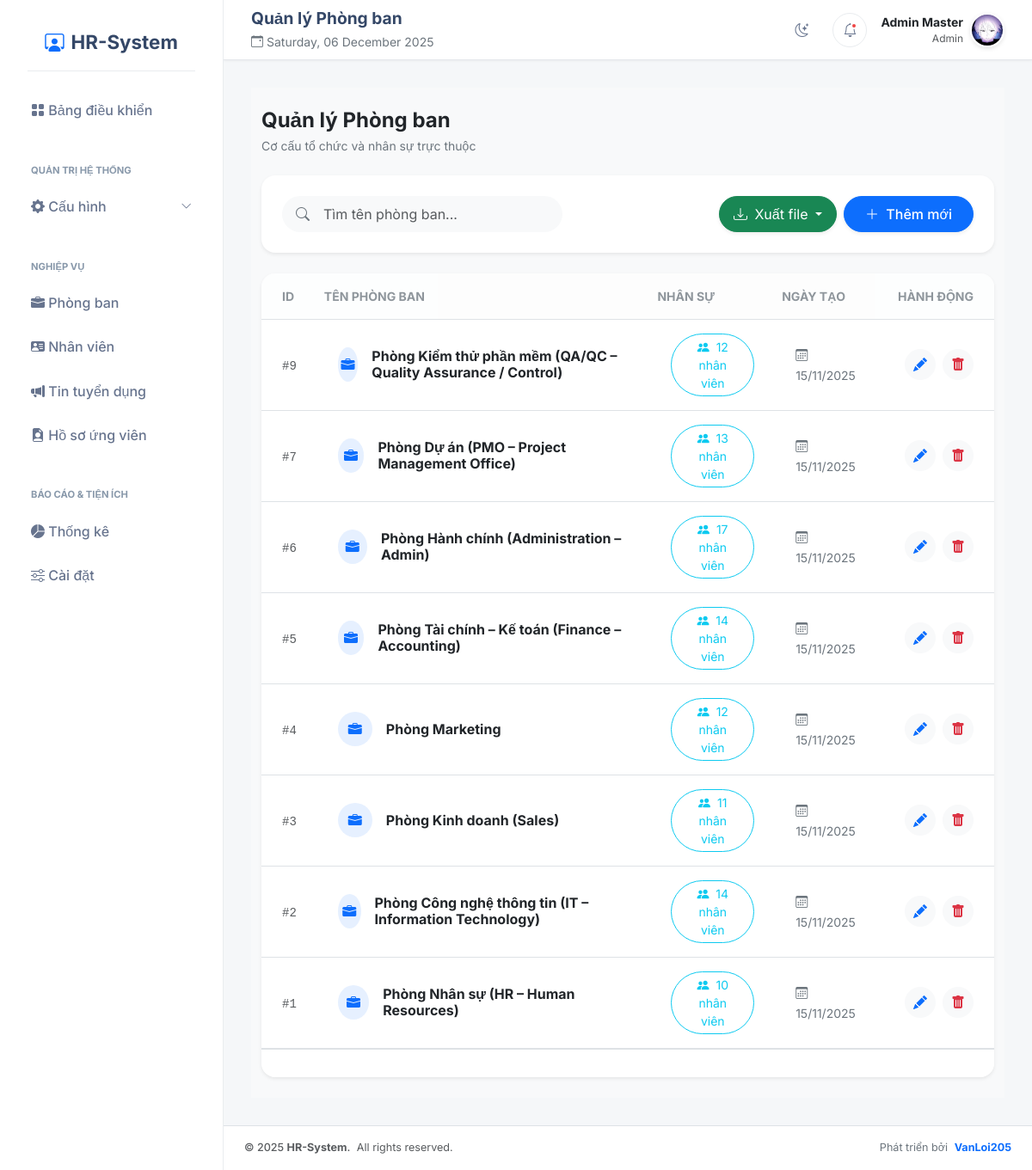
/public/departments (signed in), run on the app's committed database.
### tables this page shows
CREATE TABLE `departments` (
  `id` int unsigned NOT NULL AUTO_INCREMENT,
  `name` varchar(150) NOT NULL,
  `created_at` timestamp NOT NULL DEFAULT CURRENT_TIMESTAMP,
  PRIMARY KEY (`id`),
  UNIQUE KEY `name_unique` (`name`)
);

### src/Core/functions.php (called while the page is built, shortened)
<?php
function view($path, $attributes = [])
{
    require BASE_PATH . 'views/layouts/master.view.php';
}
function e($value)
{
    return htmlspecialchars($value ?? '', ENT_QUOTES, 'UTF-8');
}

### src/Controllers/DepartmentController.php (called while the page is built, shortened)
<?php
class DepartmentController extends Controller
{
    protected $departmentModel;
    public function __construct()
    {
        $this->departmentModel = new Department();
    }
    public function index()
    {
        $keyword = isset($_GET['keyword']) ? trim($_GET['keyword']) : '';
        $page    = isset($_GET['page']) ? (int)$_GET['page'] : 1;
        $limit  = 10;
        $offset = ($page - 1) * $limit;
        $departments = $this->departmentModel->getPaginated($keyword, $limit, $offset);
        $totalRecords = $this->departmentModel->countAll($keyword);
        $totalPages = ceil($totalRecords / $limit);
        $data = [
            'title'        => 'Quản lý Phòng ban',
            'departments'  => $departments,
            'currentPage'  => $page,
            'totalPages'   => $totalPages,
            'totalRecords' => $totalRecords,
            'keyword'      => $keyword
        ];
        return view('departments/index', $data);
    }
}

### public/index.php (called while the page is built, shortened)
<?php
    require BASE_PATH . 'src/Core/functions.php';
    $router = new \App\Core\Router();
    $router->get('/login', 'AuthController@index');
    $router->post('/login', 'AuthController@login');
    $router->get('/logout', 'AuthController@logout');
    $router->get('/profile', 'ProfileController@index');
    $router->post('/profile/update', 'ProfileController@update');
    $router->post('/profile/update-info', 'ProfileController@updateInfo');
    $router->post('/profile/change-password', 'ProfileController@changePassword');
    $router->get('/users', 'UserController@index');
    $router->get('/users/create', 'UserController@create');
    $router->post('/users', 'UserController@store');
    $router->get('/users/edit', 'UserController@edit');
    $router->post('/users/update', 'UserController@update');
    $router->post('/users/delete', 'UserController@destroy');
    $router->get('/users/export-excel', 'UserController@exportExcel');
    $router->get('/users/export-pdf', 'UserController@exportPDF');
    $router->get('/departments', 'DepartmentController@index');
    $router->get('/departments/create', 'DepartmentController@create');
    $router->post('/departments', 'DepartmentController@store');
    $router->get('/departments/edit', 'DepartmentController@edit');
    $router->post('/departments/update', 'DepartmentController@update');
    $router->post('/departments/delete', 'DepartmentController@destroy');
    $router->get('/departments/employees', 'DepartmentController@apiGetEmployees');
    $router->get('/departments/export-excel', 'DepartmentController@exportExcel');
    $router->get('/departments/export-pdf', 'DepartmentController@exportPDF');
    $router->get('/departments/api/employees', 'DepartmentController@apiGetEmployees');
    $router->get('/employees', 'EmployeeController@index');
    $router->get('/employees/create', 'EmployeeController@create');
    $router->post('/employees', 'EmployeeController@store');
    $router->get('/employees/edit', 'EmployeeController@edit');
    $router->post('/employees/update', 'EmployeeController@update');
    $router->post('/employees/delete', 'EmployeeController@destroy');
    $router->get('/employees/export-excel', 'EmployeeController@exportExcel');
    $router->get('/employees/export-pdf', 'EmployeeController@exportPDF');
    $router->get('/recruiters', 'RecruiterController@index');
    $router->get('/recruiters/create', 'RecruiterController@create');
    $router->post('/recruiters', 'RecruiterController@store');
    $router->get('/recruiters/edit', 'RecruiterController@edit');
    $router->post('/recruiters/update', 'RecruiterController@update');
    $router->post('/recruiters/delete', 'RecruiterController@destroy');
    $router->get('/recruiters/export-excel', 'RecruiterController@exportExcel');
    $router->get('/fields', 'FieldController@index');
    $router->get('/fields/create', 'FieldController@create');
    $router->post('/fields', 'FieldController@store');
    $router->get('/fields/edit', 'FieldController@edit');
    $router->post('/fields/update', 'FieldController@update');
    $router->post('/fields/delete', 'FieldController@destroy');
    $router->get('/fields/export-excel', 'FieldController@exportExcel');
    $router->get('/fields/export-pdf', 'FieldController@exportPDF');
    $router->get('/positions', 'PositionController@index');
    $router->get('/positions/create', 'PositionController@create');
    $router->post('/positions', 'PositionController@store');
    $router->get('/positions/edit', 'PositionController@edit');
    $router->post('/positions/update', 'PositionController@update');
    $router->post('/positions/delete', 'PositionController@destroy');
    $router->get('/positions/export-excel', 'PositionController@exportExcel');
    $router->get('/positions/export-pdf', 'PositionController@exportPDF');
    $router->get('/candidates', 'CandidateController@index');
    $router->get('/candidates/create', 'CandidateController@create');
    $router->post('/candidates', 'CandidateController@store');
    $router->get('/candidates/edit', 'CandidateController@edit');
    $router->post('/candidates/update', 'CandidateController@update');
    $router->post('/candidates/delete', 'CandidateController@destroy');
    $router->get('/candidates/export-excel', 'CandidateController@exportExcel');
    $router->get('/candidates/export-pdf', 'CandidateController@exportPDF');
    $router->get('/statistics', 'StatisticsController@index');
    $router->get('/statistics/export-excel', 'StatisticsController@exportExcel');
    $router->post('/statistics/export-pdf', 'StatisticsController@exportPDF');
    $router->get('/settings', 'SettingController@index');
    $router->post('/settings/update', 'SettingController@update');
    $router->post('/settings/update', 'SettingController@update');
    $router->get('/', 'DashboardController@index');
    $uri = '/' . ($_GET['uri'] ?? '');
    if (strlen($uri) > 1) {
        $uri = rtrim($uri, '/');
    }
    $method = $_POST['_method'] ?? $_SERVER['REQUEST_METHOD'];
    try {
        $router->dispatch($uri, $method);
    } catch (\App\Core\Exceptions\RouteNotFoundException $e) {
        http_response_code(404);
        echo "404 - Page Not Found";
    } catch (\App\Core\Exceptions\UnauthorizedException $e) {
        http_response_code(403);
        flash('error', $e->getMessage());
        redirect('/login');
    } catch (\Exception $e) {
        http_response_code(500);
        echo "<h1>500 - Lỗi Server</h1><p>" . $e->getMessage() . "</p>";
    }
?>

### src/Core/Database.php (called while the page is built, shortened)
<?php
class Database
{
    public ?PDO $connection = null;
    private static ?Database $instance = null;
    private function __construct()
    {
        $dsn = 'mysql:' . http_build_query([
            'host' => DB_HOST,
            'port' => DB_PORT,
            'dbname' => DB_NAME,
            'charset' => DB_CHARSET
        ], '', ';');
        $options = [
            PDO::ATTR_ERRMODE => PDO::ERRMODE_EXCEPTION,
            PDO::ATTR_DEFAULT_FETCH_MODE => PDO::FETCH_ASSOC,
            PDO::ATTR_EMULATE_PREPARES => false,
        ];
        try {
            $this->connection = new PDO($dsn, DB_USER, DB_PASS, $options);
        } catch (\PDOException $e) {
            throw new \PDOException($e->getMessage(), (int)$e->getCode());
        }
    }
    public static function getInstance(): Database
    {
        if (self::$instance === null) {
            self::$instance = new self();
        }
        return self::$instance;
    }
    public function query(string $query, array $params = []): \PDOStatement
    {
        $stmt = $this->connection->prepare($query);
        $stmt->execute($params);
        return $stmt;
    }
}

### src/Core/Model.php (called while the page is built, shortened)
<?php
abstract class Model
{
    public function __construct()
    {
        $this->db = Database::getInstance();
    }
}

### src/Models/Department.php (called while the page is built, shortened)
<?php
class Department extends Model
{
    public function getPaginated($keyword = '', $limit = 10, $offset = 0)
    {
        $sql = "SELECT d.*,
                       (SELECT COUNT(*) FROM employees e WHERE e.department_id = d.id) as employee_count
                FROM departments d
                WHERE 1=1";
        $params = [];
        $sql .= " ORDER BY d.id DESC LIMIT " . (int)$limit . " OFFSET " . (int)$offset;
        return $this->db->query($sql, $params)->fetchAll();
    }
}

### views/departments/index.view.php (the view, shortened to what this page needs)
<div class="container-fluid py-4 bg-light">
    <div class="row align-items-center mb-4">
        <div class="col-md-6">
            <h4 class="fw-bold text-dark mb-1">Quản lý Phòng ban</h4>
            <p class="text-secondary small mb-0">Cơ cấu tổ chức và nhân sự trực thuộc</p>
        </div>
    </div>
    <div class="card border-0 shadow-sm rounded-4 mb-4">
        <div class="card-body p-4">
            <div class="row g-3 align-items-center justify-content-between">
                <div class="col-md-6 col-lg-5">
                    <form action="<?php echo BASE_URL; ?>/departments" method="GET" class="position-relative">
                        <i class="bi bi-search position-absolute top-50 start-0 translate-middle-y ms-3 text-secondary"></i>
                        <input type="text" name="keyword"
                               class="form-control form-control-lg ps-5 rounded-pill bg-light border-0 fs-6"
                               placeholder="Tìm tên phòng ban..."
                               value="<?php echo isset($keyword) ? e($keyword) : '' ?>">
                    </form>
                </div>
                <div class="col-md-6 col-lg-7 text-md-end">
                    <div class="d-flex gap-2 justify-content-md-end">
                        <div class="dropdown">
                            <button class="btn btn-success rounded-pill px-3 py-2 shadow-sm dropdown-toggle" type="button" data-bs-toggle="dropdown">
                                <i class="bi bi-download me-1"></i> Xuất file
                            </button>
                        </div>
                        <a href="<?php echo BASE_URL; ?>/departments/create" class="btn btn-primary rounded-pill px-4 py-2 fw-medium shadow-sm">
                            <i class="bi bi-plus-lg me-1"></i> Thêm mới
                        </a>
                    </div>
                </div>
            </div>
        </div>
    </div>
    <div class="card border-0 shadow-sm rounded-4 overflow-hidden">
        <div class="card-body p-0">
            <div class="table-responsive">
                <table class="table table-hover align-middle mb-0 custom-table">
                    <thead class="bg-light border-bottom">
                        <tr>
                            <th class="ps-4 py-3 text-secondary text-uppercase fw-bold small opacity-75" style="width: 60px;">ID</th>
                            <th class="py-3 text-secondary text-uppercase fw-bold small opacity-75">Tên phòng ban</th>
                            <th class="py-3 text-secondary text-uppercase fw-bold small opacity-75">Nhân sự</th>
                            <th class="py-3 text-secondary text-uppercase fw-bold small opacity-75">Ngày tạo</th>
                            <th class="pe-4 py-3 text-end text-secondary text-uppercase fw-bold small opacity-75">Hành động</th>
                        </tr>
                    </thead>
                    <tbody>
                        <?php if (!empty($departments)): ?>
                            <?php foreach ($departments as $dept): ?>
                                <tr class="border-bottom-dashed" id="row-dept-<?php echo $dept['id']; ?>">
                                    <td class="ps-4 py-3">
                                        <span class="text-muted small fw-medium font-monospace">#<?php echo e($dept['id']); ?></span>
                                    </td>
                                    <td class="py-3">
                                        <div class="d-flex align-items-center">
                                            <div class="icon-shape icon-sm bg-primary bg-opacity-10 text-primary rounded-circle me-3 d-flex align-items-center justify-content-center" style="width: 40px; height: 40px;">
                                                <i class="bi bi-briefcase-fill"></i>
                                            </div>
                                            <h6 class="mb-0 text-dark fw-bold"><?php echo e($dept['name']); ?></h6>
                                        </div>
                                    </td>
                                    <td>
                                        <button class="btn btn-sm btn-outline-info rounded-pill px-3 view-employees-btn"
                                                data-id="<?php echo $dept['id']; ?>"
                                                data-bs-toggle="modal" data-bs-target="#employeesModal">
                                            <i class="bi bi-people-fill me-1"></i> <?php echo $dept['employee_count']; ?> nhân viên
                                        </button>
                                    </td>
                                    <td>
                                        <span class="text-secondary small">
                                            <i class="bi bi-calendar3 me-1"></i>
                                            <?php echo date('d/m/Y', strtotime($dept['created_at'])); ?>
                                        </span>
                                    </td>
                                    <td class="pe-4 text-end">
                                        <div class="d-flex justify-content-end gap-2">
                                            <a href="<?php echo BASE_URL; ?>/departments/edit?id=<?php echo e($dept['id']); ?>"
                                               class="btn btn-icon btn-light text-primary rounded-circle"
                                               data-bs-toggle="tooltip" title="Chỉnh sửa">
                                                <i class="bi bi-pencil-fill"></i>
                                            </a>
                                            <form action="<?php echo BASE_URL; ?>/departments/delete" method="POST" class="d-inline delete-form">
                                                <button type="button" class="btn btn-icon btn-light text-danger rounded-circle btn-delete" data-bs-toggle="tooltip" title="Xóa">
                                                    <i class="bi bi-trash-fill"></i>
                                                </button>
                                            </form>
                                        </div>
                                    </td>
                                </tr>
                            <?php endforeach; ?>
                        <?php endif; ?>
                    </tbody>
                </table>
            </div>
            <div class="px-4 py-3 border-top bg-white rounded-bottom-4">
            </div>
        </div>
    </div>
</div>

### src/Core/Router.php (shortened to what this page needs)
<?php
class Router
{
    protected array $routes = [];
    public function add(string $method, string $uri, string $controller): void
    {
        $this->routes[] = [
            'method' => $method,
            'uri' => $uri,
            'controller' => $controller,
        ];
    }
    public function dispatch(string $uri, string $method): void
    {
        foreach ($this->routes as $route) {
            if ($route['uri'] === $uri && $route['method'] === strtoupper($method)) {
                list($controller, $action) = explode('@', $route['controller']);
                $controllerInstance = new $controllerClass();
                $controllerInstance->{$action}();
                return;
            }
        }
        throw new RouteNotFoundException("No route found for URI: $uri");
    }
}

### data on the page
departments: id "9", name "Phòng Kiểm thử phần mềm (QA/QC – Quality Assurance / Control)", employee_count "12", created_at "15/11/2025"
departments: id "7", name "Phòng Dự án (PMO – Project Management Office)", employee_count "13", created_at "15/11/2025"
departments: id "6", name "Phòng Hành chính (Administration – Admin)", employee_count "17", created_at "15/11/2025"
departments: id "5", name "Phòng Tài chính – Kế toán (Finance – Accounting)", employee_count "14", created_at "15/11/2025"
departments: id "4", name "Phòng Marketing", employee_count "12", created_at "15/11/2025"
departments: id "3", name "Phòng Kinh doanh (Sales)", employee_count "11", created_at "15/11/2025"
departments: id "2", name "Phòng Công nghệ thông tin (IT – Information Technology)", employee_count "14", created_at "15/11/2025"
departments: id "1", name "Phòng Nhân sự (HR – Human Resources)", employee_count "10", created_at "15/11/2025"
